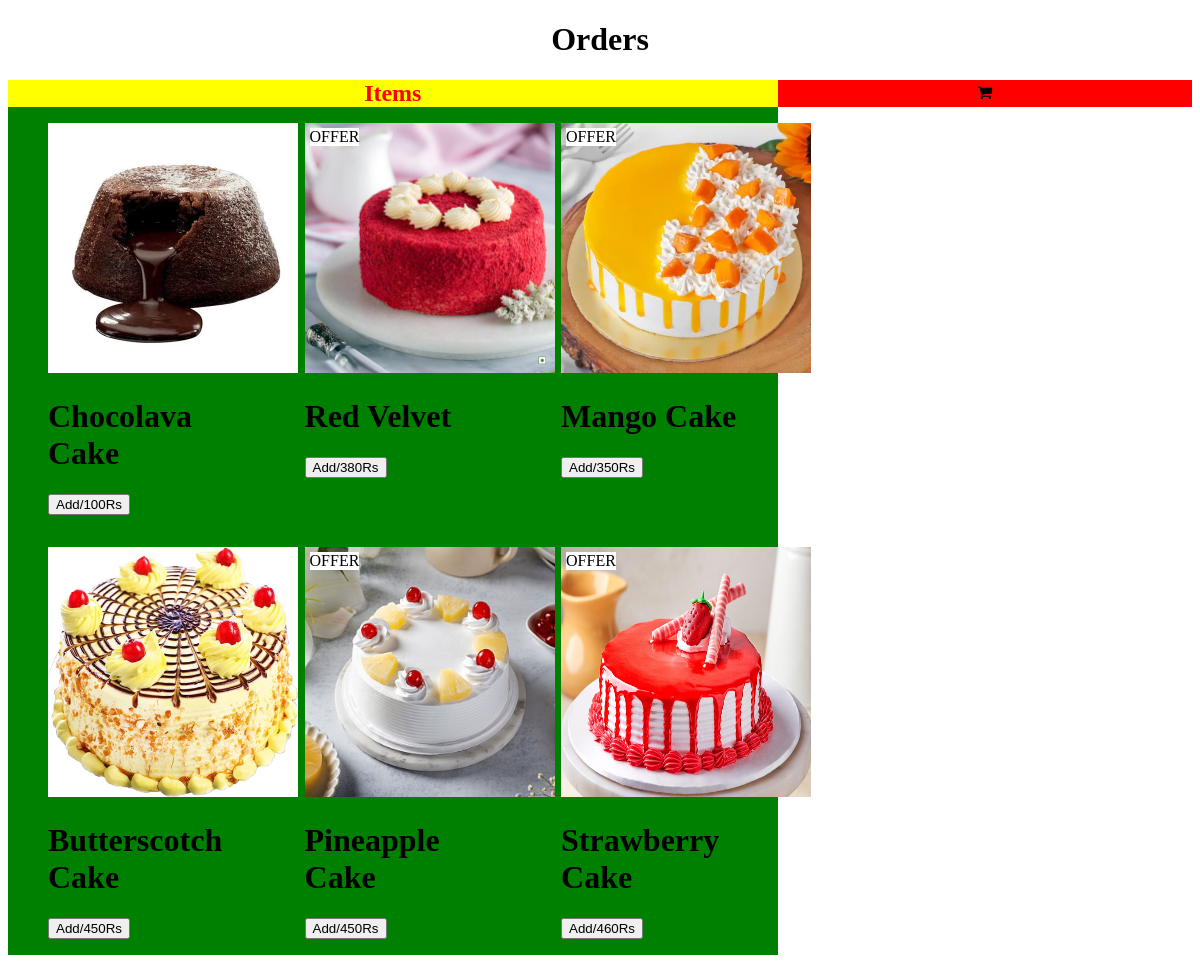
Page /Orders/ on the committed database.
### chatroom/models.py (models this page shows)
class Products(models.Model):
   Name = models.CharField(max_length=50)
   Description = models.TextField(max_length=250)
   Price = models.IntegerField()
   ProdImage = models.ImageField(null= True, blank = True)
   Offer = models.BooleanField(default=False)

### chatroom/views.py (the view)
# urls.py: path('Orders/',views.Orders,name="Orders"),
def Orders(request):
    obj = models.Products.objects.all()
    return render(request,'Orders.html',{'obj':obj})

### chatroom/templates/Orders.html (shortened to what this page needs)
{% load static %}
<!DOCTYPE html>
<html lang="en">
<head>
    <link rel="stylesheet" href="https://cdnjs.cloudflare.com/ajax/libs/font-awesome/4.7.0/css/font-awesome.min.css">
	<link rel="stylesheet" href="{% static 'css/Orderski.css' %}">
</head>
<body>
	<h1 align="center">Orders</h1>
		<div class="container">
			<div class="headadjust">
				<div class="header">
					<div class="heading">Items</div>
				</div>
				<div class="listadjust">
					<div class="listPricing">
						<div class="headimg"><i class="fa fa-shopping-cart" aria-hidden="false"></i></div>
					</div>
				</div>
			</div>
		</div>
		<div class="ordersPage">
				<div class="wholeShop">
					<div class="items">
						<div class="itemslist">
							{% for ob in obj %}
							<div class="offeravail">
								<figure>
									<img width="250" height="250" src="/media/{{ob.ProdImage}}">
									<figcaption>
										<h1>{{ob.Name}}</h1>
										<button name="{{ob.Name}}" value="{{ob.Price}}">Add/{{ob.Price}}Rs</button>
									</figcaption>
									{% if ob.Offer %}
									<div class="offer" style="background: white;">OFFER</div>
									{% endif %}
								</figure>
							</div>
							{% endfor %}
						</div>
					</div>
				</div>
		</div>
</body>
</html>

### static/css/Orderski.css (style rules this page uses)
.container { width:100%; height:100%; }
.headadjust { display: flex; }
.header { display: flex; flex-basis: 65%; align-items: center; justify-content: center; background-color: yellow; }
.header .heading { color:red; font-size: 24px; font-weight: bold; }
.headadjust .listadjust { display: flex; background: red; flex-basis: 35%; align-items: center; justify-content: center; }
.headadjust .listadjust .listPricing { display: flex; }
.ordersPage { width:100%; }
.wholeShop { display: flex; }
.wholeShop .items { display: flex; flex-basis: 65%; background: green; }
.wholeShop .items .itemslist { display: grid; grid-template-columns: repeat(3,minmax(250px,1fr)); background: green; }
.wholeShop .items .itemslist .offeravail figure { position:relative; }
.wholeShop .items .itemslist .offeravail figure .offer { position: absolute; top:5px; left:5px; }

### rows in the picture
Products: ProdImage (picture), Name "Chocolava Cake", Price "100"
Products: ProdImage (picture), Name "Red Velvet", Price "380", Offer "OFFER"
Products: ProdImage (picture), Name "Mango Cake", Price "350", Offer "OFFER"
Products: ProdImage (picture), Name "Butterscotch Cake", Price "450"
Products: ProdImage (picture), Name "Pineapple Cake", Price "450", Offer "OFFER"
Products: ProdImage (picture), Name "Strawberry Cake", Price "460", Offer "OFFER"
